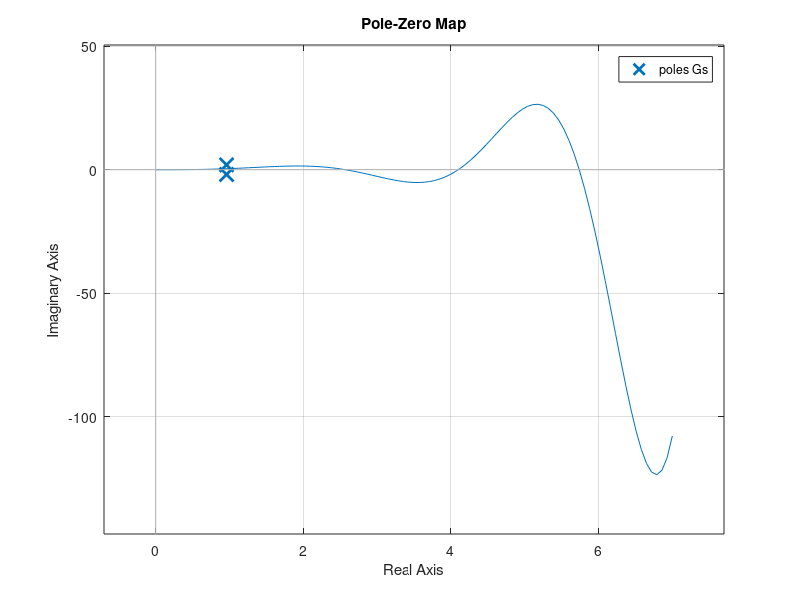

Recreate this plot in MATLAB.


G1= tf(3,[1 0])
G2= tf(1,[1 0 1])

G= series(G1,G2)
H1=tf(3,1)

Gs= feedback(G,H1)


step(Gs)

polos=pole(Gs)
raices= roots(Gs.den{1})%saca los polos. La entrada es el denominador.
pzmap(Gs);

%para sacar polos
coefsden=Gs.den{1}